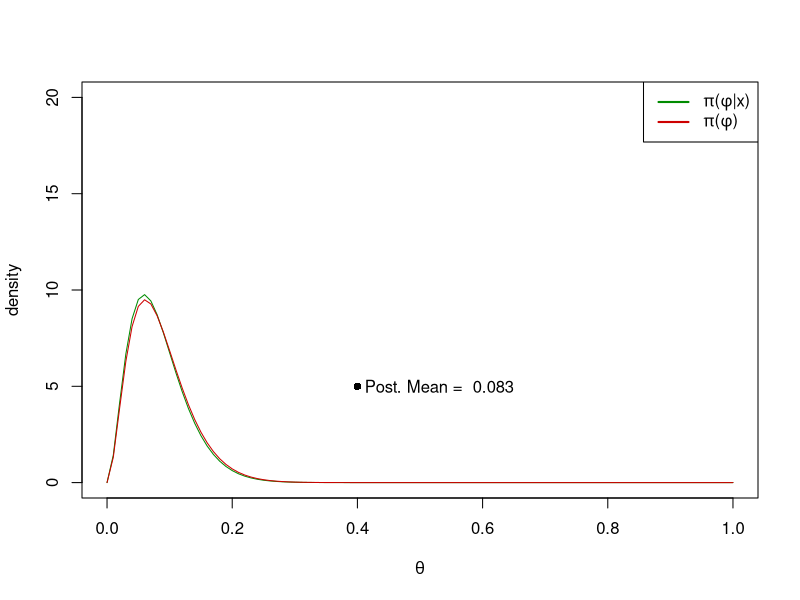
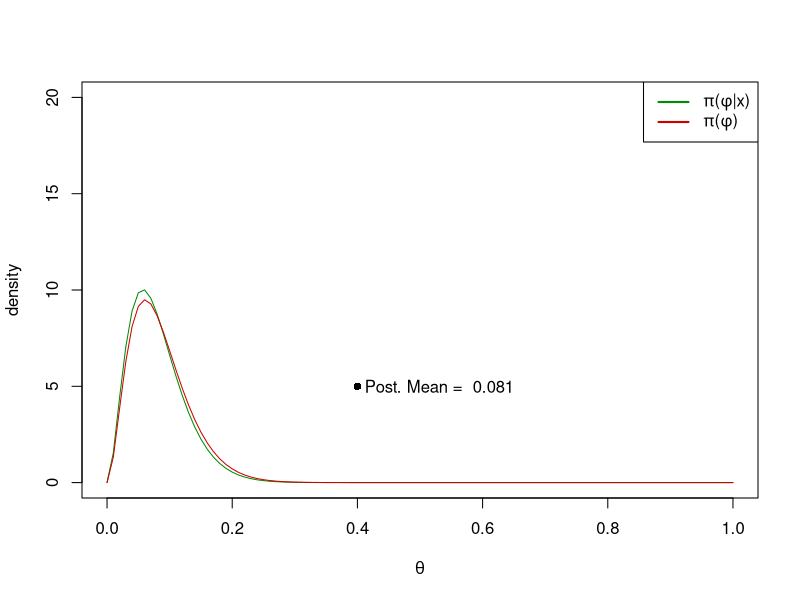
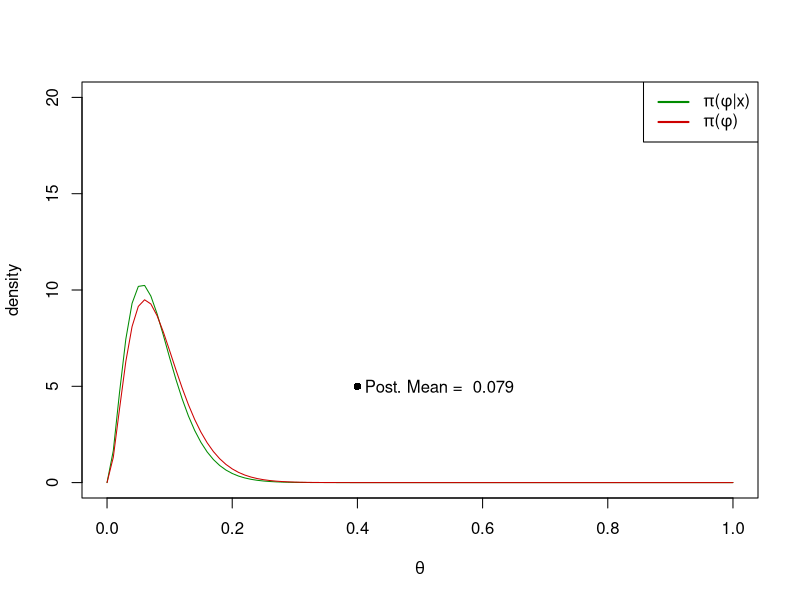
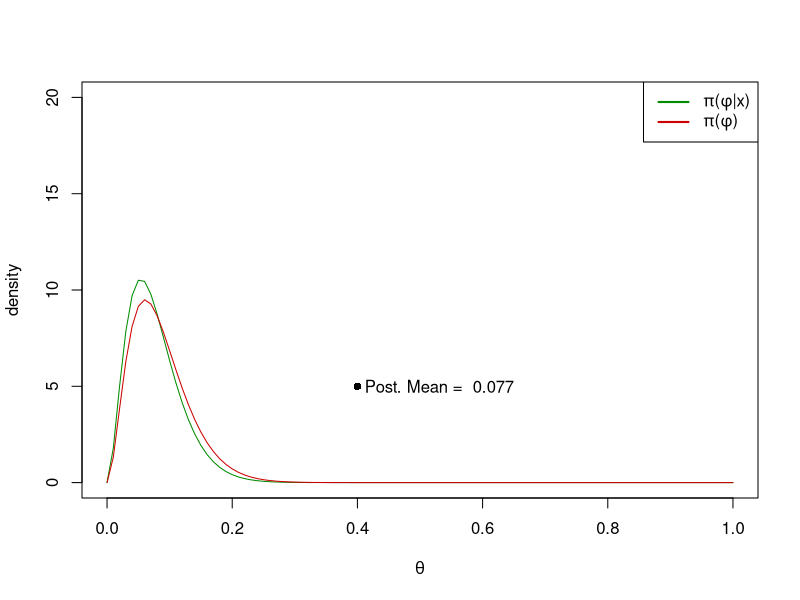
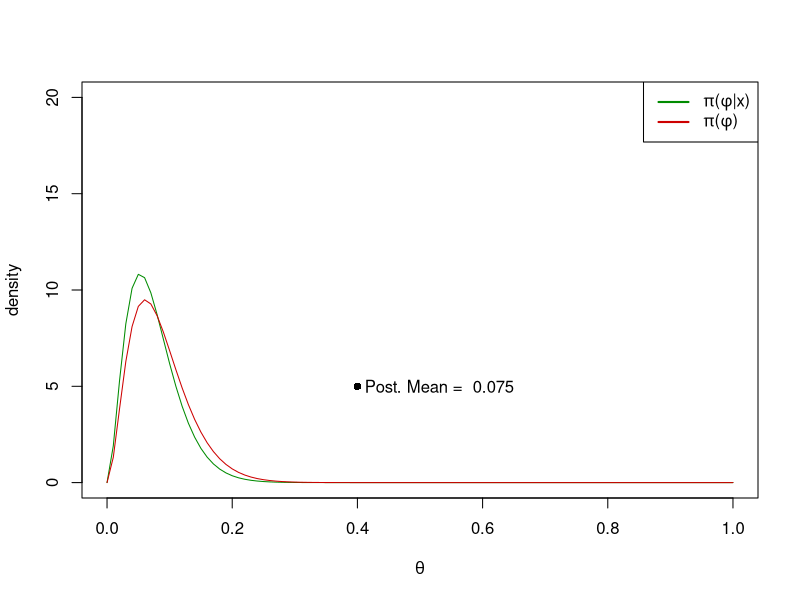
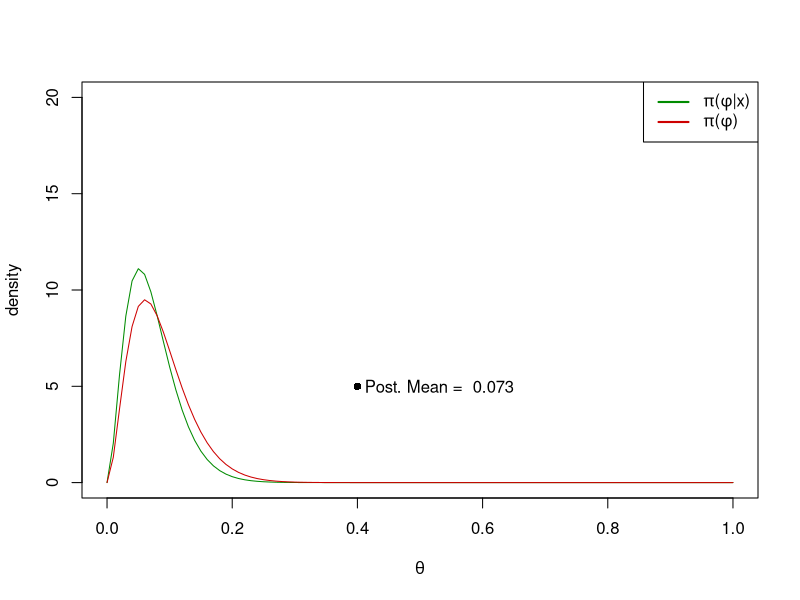
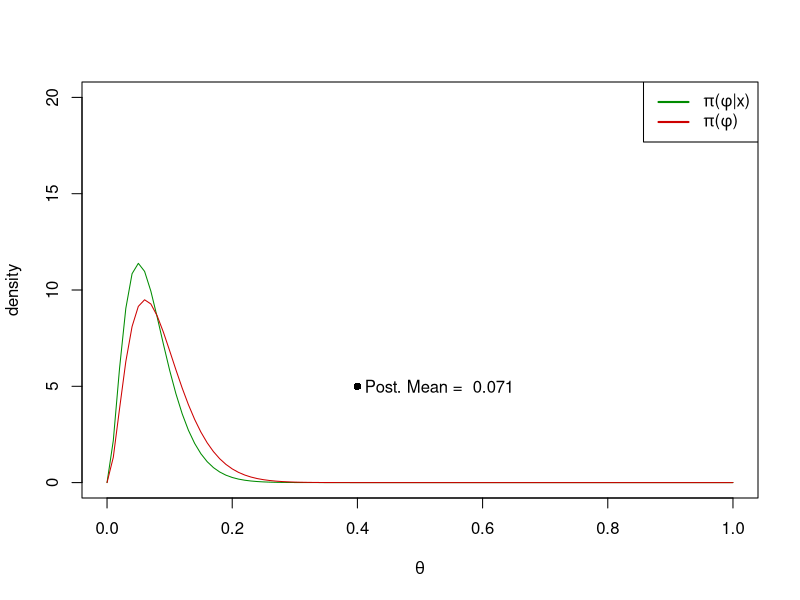
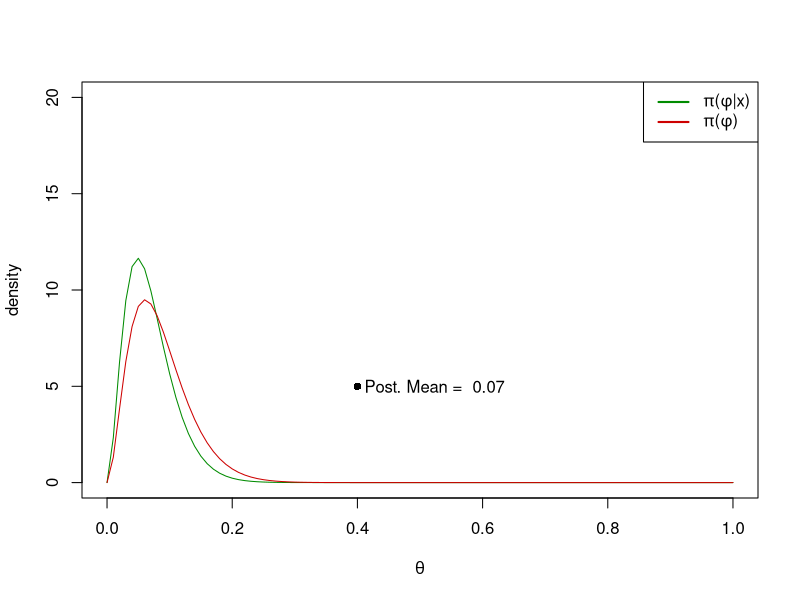

The R source for these figures, in order:

######## Simulation Exercise
rm(list = ls())
PlotPriorPlusPosterior <- function(a,b,ones,zeros){
  curve(dbeta(x,a+ones,b+zeros),col="green4",xlab=expression(theta),ylab="density",lwd=1,ylim=c(0,20))
  curve(dbeta(x,a,b),col="red3",add=TRUE,lwd=1)
  legend("topright", legend=c(expression(paste(pi,"(", phi, "|",x,")")),expression(paste(pi,"(", phi,")"))),
         col=c("green4", "red3"), lwd=2, cex=1)
  
  post_mean <- (a+ones)/(a+ones+b+zeros)
  p <- c(0.4, 5)
  points(t(p), pch=16)
  text(t(p), eval(expression(paste("Post. Mean = ",round(post_mean,3)))), adj=-0.05)
}
#PlotPriorPlusPosterior(a=1,b=1,ones=5,zeros=18)

n <- 20
#theta_true <- 0.25
#y <- rbinom(n,1,theta_true)
y <- rep(0,n)
mean(y)

ones <- 0; zeros <- 0
for(i in 1:n){
  if(y[i]==1){
    ones <- ones + 1
  } else {zeros <- zeros + 1}
  PlotPriorPlusPosterior(a=3,b=32,ones,zeros); Sys.sleep(1.5)
}


#####
Data <- read.csv("data/lalondedata.txt",header=T)
Data$Diff <- Data$re78 - Data$re74
head(Data)
summary(Data)
round(by(Data[,c("Diff")],Data[,"treat"], mean),2)
round(by(Data[,c("Diff")],Data[,"treat"], sd),2)

plot(density(Data$Diff[Data$treat==0]),lwd=1.5,type="l",
     col="green4",xlab="Diff wages",ylab="Density",main="Change in real annual earnings for the two groups")
lines(density(Data$Diff[Data$treat==1]),col="orange3",lwd=1.5,type="l")
legend("topright",legend=c("did not receive job training","received job training"),
       col=c("green4","orange3"), lwd=2, cex=1)


hist(Data$Diff[Data$treat==0],col="green4",xlab="Diff wages",
     main="Change in real annual earnings for the two groups")
hist(Data$Diff[Data$treat==1],col="orange3",add=T)
legend("topright",legend=c("did not receive job training","received job training"),
       col=c("green4","orange3"), lwd=2, cex=1)


####
u_star <- runif(1000,pbeta(0.4,5,10),pbeta(0.75,5,10))
theta <- qbeta(u_star,5,10)
mean(theta)
var(theta)

#0.47|0.49
#0.003|0.005

###
n = 1000
while((1.96*((sd(rgamma(n,68,45)))/sqrt(n)))>0.001){
  n = n+10
}
n









#################
library(MASS)
library(mvtnorm)
library(lattice)

rho <- 0.95
Sigma <- matrix(c(1,rho,rho,1),ncol=2)
Mu <- c(0,0)


x.points <- seq(-3,3,length.out=100)
y.points <- x.points
z <- matrix(0,nrow=100,ncol=100)

for (i in 1:100) {
  for (j in 1:100) {
    z[i,j] <- dmvnorm(c(x.points[i],y.points[j]),mean=Mu,sigma=Sigma)
  } 
}

#wireframe(z~x+y,data=data.frame(x=x.points,y=rep(y.points, each=length(x.points)), z=z),
#          xlab=expression(theta[2]),ylab=expression(theta[1]),zlab="Density",
#          col="orange4",main=expression(paste(rho," = 0")))
#sampmat_direct <- rmvnorm(100000, mean = Mu,sigma = Sigma)
#sampmat_direct.kde <- kde2d(sampmat_direct[,1], sampmat_direct[,2], n = 50)
#image(sampmat_direct.kde,main=expression(paste(rho," = 0")))
#contour(sampmat_direct.kde, add = T)

contour(x.points,y.points,z,xlim=c(-3,10),ylim=c(-3,10),col="orange2")
S <- 250
sampmat <- matrix(0,nrow=S,ncol=2)
samp <- c(10,10)
points(x=samp[1],y=samp[2],col="red3",pch=17)
for (s in 1:S) {
  samp[1] <- rnorm(1,rho*samp[2],sqrt(1-rho^2))
  samp[2] <- rnorm(1,rho*samp[1],sqrt(1-rho^2))
  sampmat[s,] <- samp
  points(x=samp[1],y=samp[2],col="blue4",pch=16)
  Sys.sleep(0.1)
}
#plot(sampmat)







